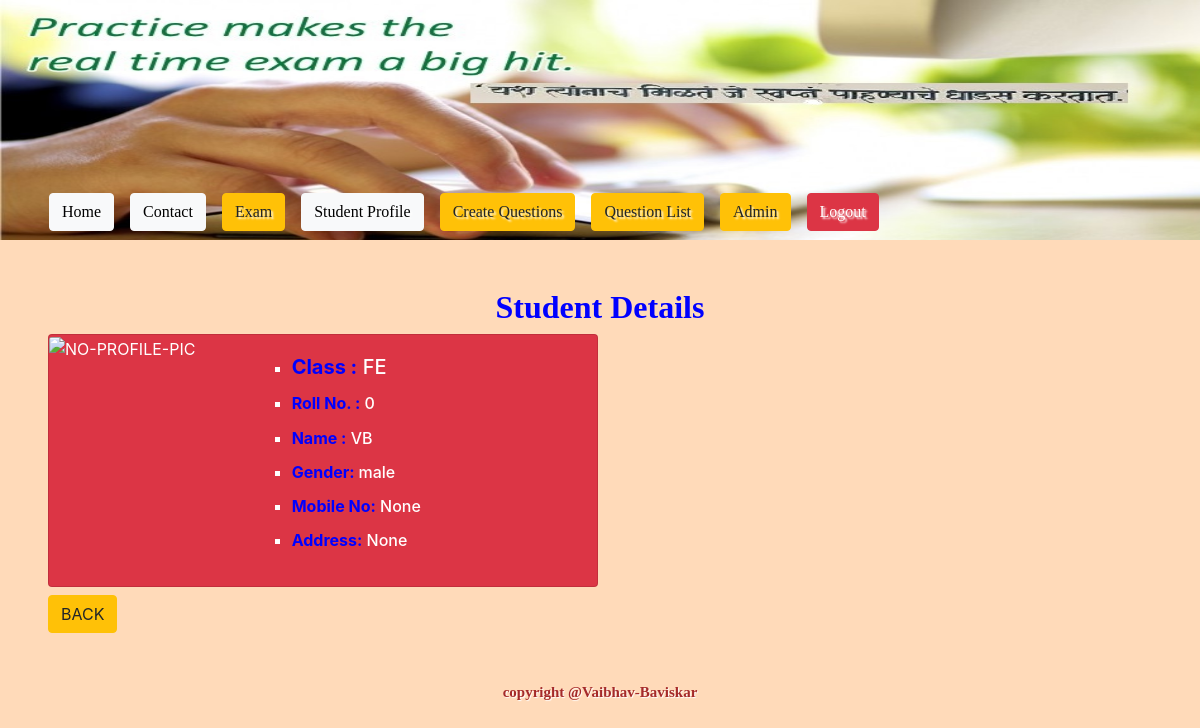
Screenshot of /multichoice/studentprofile/1 (signed in) with the database file from the repository.
### multichoice/models.py (models this page shows, shortened)
class StudentProfile(models.Model):
    name = models.CharField(max_length=500)
    user = models.OneToOneField(to=User, on_delete=CASCADE)
    roll_No = models.IntegerField(default=0, validators=[MinValueValidator(0)])
    Class = models.CharField(max_length=20, default="FE", choices= (("FE","FE"), ("SE","SE"),("TE","TE"),("BE","BE")))
    gender = models.CharField(max_length=10, default="male", choices= (("male","male"), ("female","female")))
    phone_no = models.CharField(validators=[RegexValidator("^0?[5-9]{1}\d{9}$")], max_length=15, null=True, blank= True)
    address =models.TextField(null=True, blank= True)
    pic = models.ImageField(upload_to="images", null=True)
    class Meta:
        ordering = ('-roll_No',)

### multichoice/views.py (the view)
# urls.py: path('studentprofile/<int:pk>', views.StudentProfileDetailView.as_view()),
@method_decorator(login_required, name="dispatch")
class StudentProfileDetailView(DetailView):
    model = StudentProfile

### templates/multichoice/studentprofile_detail.html
{% extends 'base.html' %}
{%block content%}
{%load crispy_forms_tags%}
<div class="p-5">
  <h1  style="color: darkgreen; text-align: center; font-family: cursive; font-size: xx-large;"><b> Student Details </b></h1>
      <div class="card text-white bg-danger  mb-2" style="max-width: 550px;">
        <div class="row no-gutters">
          <div class="col-md-4">
            <img src="/media/{{studentprofile.pic}}" class="card-img" class="img-fluid" alt=" NO-PROFILE-PIC">
          </div>
          <div class="col-md-8">
            <div class="card-body">
                <ul style="list-style-type:square">
                <li> <h5 class="card-title" ><b>Class :</b>   {{studentprofile.Class}}</h5></li>
                <li>  <h6 class="card-title"><b>Roll No. :</b>     {{studentprofile.roll_No}}</h6></li>
                <li> <h6 class="card-title"><b>Name :</b>    {{studentprofile.name}}</h6></li>
                <li> <h6 class="card-title"><b>Gender: </b>   {{studentprofile.gender}}</h6></li>
                <li> <h6 class="card-title"><b>Mobile No:</b> {{studentprofile.phone_no}}</h6></li>
                <li>  <h6 class="card-title"><b>Address:</b>   {{studentprofile.address}}</h6></li>
                </ul>
            </div>
          </div>
        </div>
      </div>
      <a class="btn btn-warning" href="/multichoice/studentprofile"> BACK </a>
    </div>
{% endblock %}

### static/style.css (style rules this page uses)
body { background-color: aqua; font-size: 1.2em; background-repeat: no-repeat; background-size: 1350px 1700px; font-family: fantasy; }
h1 { color: red; }
b { color:blue; }

### rows the page displays
StudentProfile: Class "FE", roll_No "0", name "VB", gender "male", phone_no "None", address "None"
